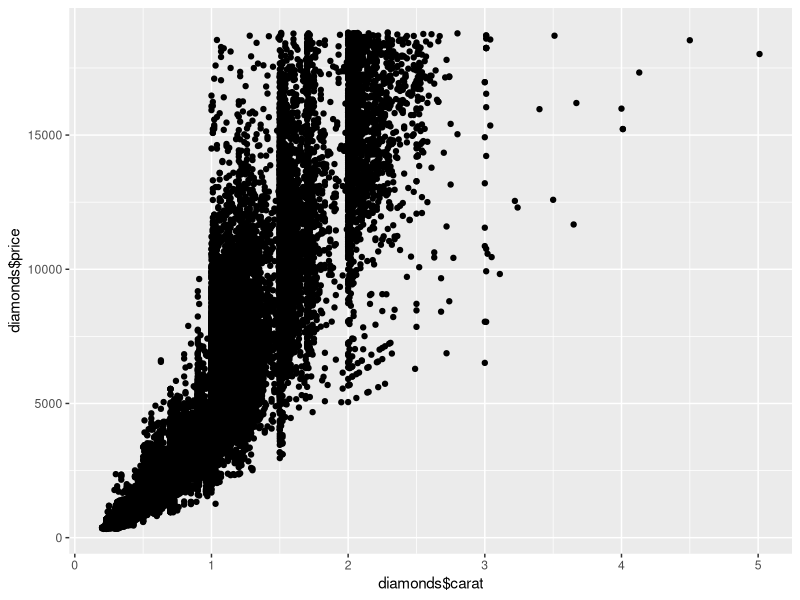
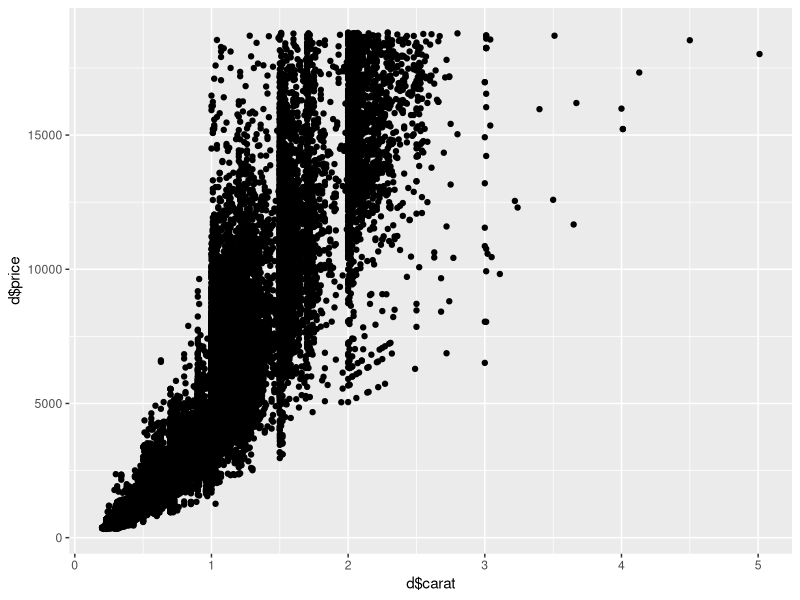
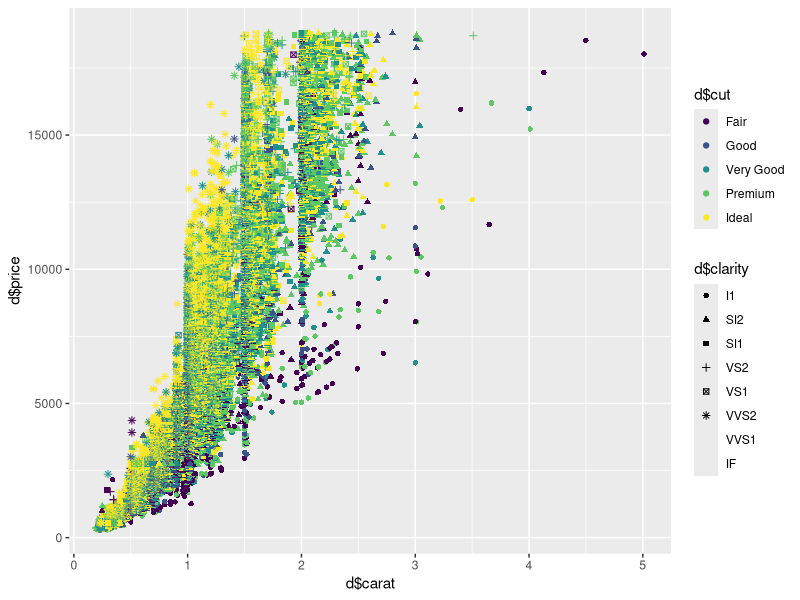
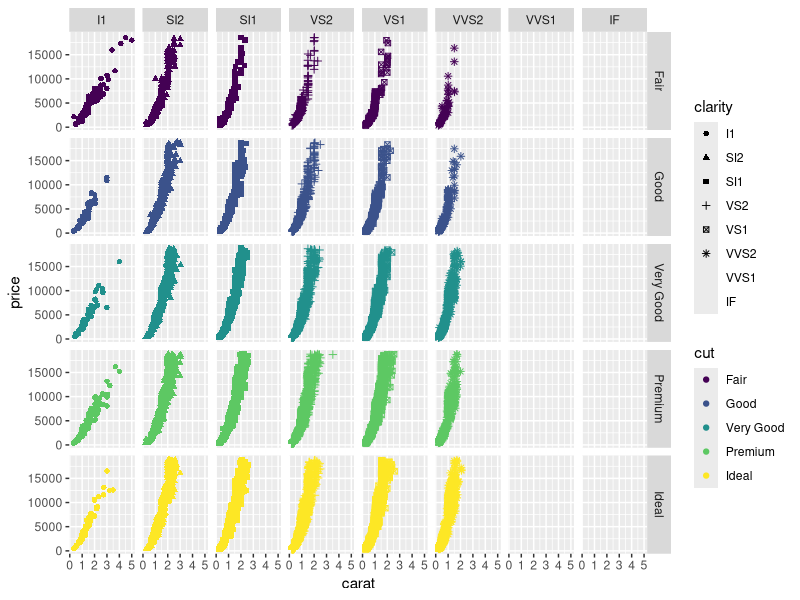
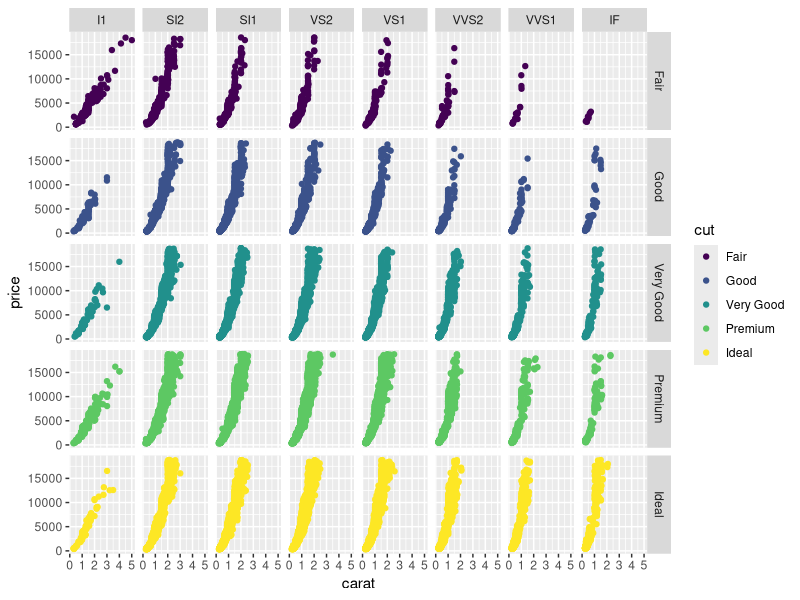
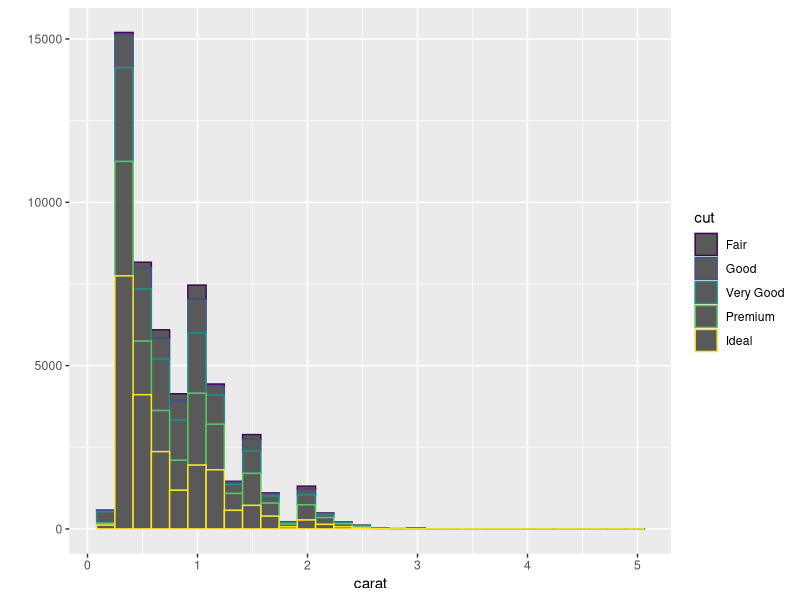
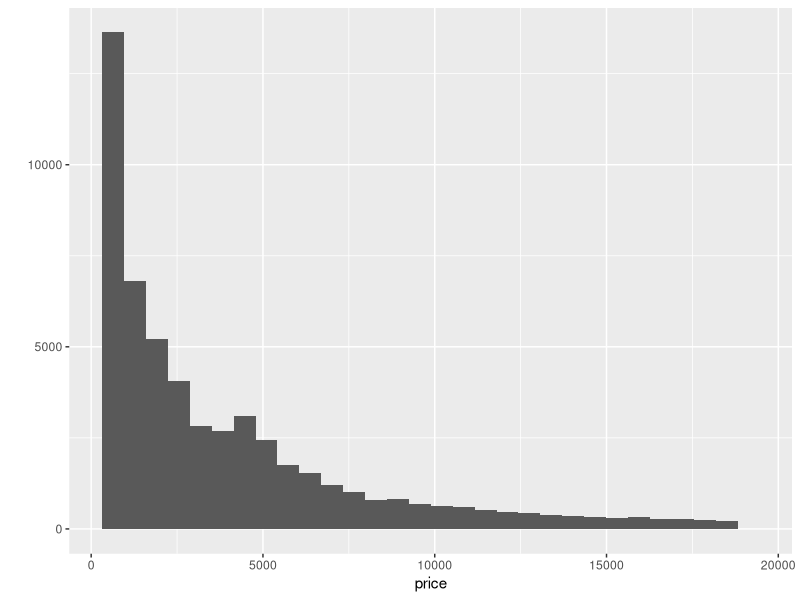
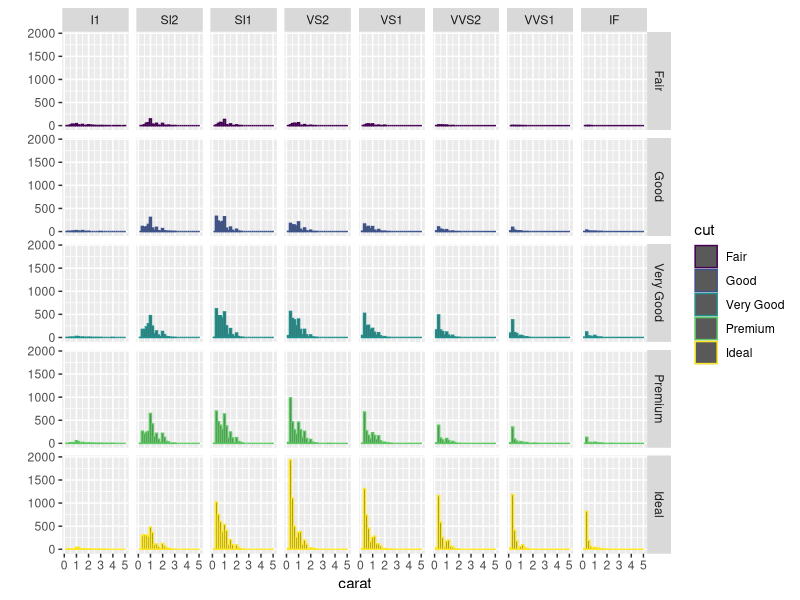

Recreate these plots in R, in order. (Note: this script raises an error after producing the figures.)
## ---- chunk 1
#install.packages("ggplot2")
library(ggplot2)
## ---- chunk 2
head(diamonds)
qplot(diamonds$carat, diamonds$price)
## ---- chunk 3
d = diamonds
head(d)
qplot(d$carat, d$price)
## ---- chunk 4
qplot(d$carat, d$price, color = d$cut, shape = d$clarity)
## ---- chunk 5
qplot(carat, price, color = cut, shape = clarity, facets = cut ~ clarity, data = d)
## ---- chunk 6
qplot(carat, price, color = cut, facets = cut~ clarity, data = d)
## ---- chunk 7
qplot(carat, geom = "histogram", color = cut, data = d)
qplot(price, geom = "histogram", data = d)
## ---- chunk 8
qplot(carat, geom = "histogram", color = cut, facets = cut~ clarity, data = d)
qplot(price, geom = "histogram", color = cut, facets = cut~ clarity, data = d)
## ---- chunk 9
qplot(carat, geom = "histogram", facets = cut~ clarity, data = d)
qplot(carat, geom = "histogram", facets = cut~ clarity, data = d) + theme_bw()
qplot(carat, geom = "histogram", facets = cut~ clarity, data = d) + theme_classic()

## ---- chunk 10
d <- ggplot(diamonds, aes(x=carat, y=price)) # first you set the aesthetic and dataset
d + geom_point() # then you add geoms
d + geom_point(aes(colour = carat)) # and you can keep doing this to add layers to the plot
## ---- chunk 11
ggplot(diamonds, aes(x=carat, y=price)) + geom_point() + geom_point(aes(colour=carat))
## ---- chunk 12
ggplot(diamonds, aes(x=price)) + geom_histogram() + geom_histogram(aes(colour = cut))
## ---- chunk 13
library(tidyr)
library(dplyr)
library(stringr)

sem <- function(x) {sd(x) / sqrt(length(x))}
ci95 <- function(x) {sem(x) * 1.96}
## ---- chunk 14
subinfo <- read.csv("../data/sklar_expt6_subinfo_corrected.csv")
d.a <- read.csv("../data/sklar_expt6a_corrected.csv")
d.b <- read.csv("../data/sklar_expt6b_corrected.csv")
## ---- chunk 15
d.a.tidy = gather(d.a, subjID, RT, X1:X21)
d.b.tidy = gather(d.b, subjID, RT, X22:X42)
## ---- chunk 16
d.tidy = bind_rows(d.a.tidy, d.b.tidy)
d.eventidier = d.tidy %>% mutate(subid = str_sub(subjID, start = 2))
d.eventidier = select(d.eventidier, 1:7, RT, subid)
## ---- chunk 17
d.eventidier$subid = as.factor(d.eventidier$subid)
subinfo$subid = as.factor(subinfo$subid)
d = left_join(d.eventidier, subinfo)
## ---- chunk 18
d$presentation.time <- factor(d$presentation.time)
levels(d$operand) <- c("addition","subtraction")
## ---- chunk 19
d$RT = as.numeric(d$RT)
qplot(RT, data = d)
qplot(RT, presentation.time, data = d)
## ---- chunk 20
qplot(RT, bin = 1, data = d)
## ---- chunk 21
with(d, cor(subjective.test, objective.test))
with(d, qplot(subjective.test, objective.test))
with(d, boxplot(subjective.test, objective.test))
## ---- chunk 22
ds = filter(d, subjective.test ==0, objective.test<0.6)
#ds = filter(ds, is.na(RT) == FALSE) #also removing the NA's becuase they were messing things up
## ---- chunk 23
dev.off()
#qplot(congruent, RT, geom = "boxplot", facets = operand ~ presentation.time, na.rm = TRUE, data = ds) #ummm clearly not the right graph
#ds.sub = ds %>% group_by(subid, congruent)
#ds.sub.sum = summarise(ds.sub, mRT = mean(RT))
#ds %>% group_by(subid, congruent) %>% summarise(bet = mean(Answer_cost, na.rm=TRUE))
#ds.s = ds %>% group_by(subid) %>% mutate(subavg = mean(RT, na.rm = TRUE))

ds.s = ds %>% group_by(subid, congruent, presentation.time, operand) %>% mutate(rtavg = mean(RT, na.rm=TRUE))
#ds.s = ds.s %>% group_by(subid, operand) %>% summarise(rt.diff = identity(rtavg[congruent=="no"] - rtavg[congruent=="yes"]))
#ds.avg = ds.s %>% group_by(subid, operand) %>% do(rt.diff = .$rtavg[.$congruent=="no"] - .$rtavg[.$congruent=="yes"])
#ds.avg = ds.s %>% group_by(subid, operand) %>% mutate(rt.diff = filter(.$congruent =="no")$rtavg[[1]] - filter(.$congruent == "yes")$rtavg[[1]])
ds.avg = ds.s %>% group_by(subid, operand, presentation.time) %>% summarise(rt.diff = (rtavg[congruent =="no"]-rtavg[congruent=="yes"])[[1]])

ds.avg = ds.avg %>% group_by(presentation.time, operand) %>% mutate(sem = sem(rt.diff), n = n())

ds.f = ds.avg %>% group_by(presentation.time, operand) %>% summarise(rt = mean(rt.diff), sem = sem(rt.diff), n=n())

ds.new = ds %>% group_by(subid, congruent, presentation.time, operand) %>% summarise(rtavg = mean(RT, na.rm=TRUE)) %>% spread(congruent, rtavg) %>% mutate(rt.diff = no-yes) %>% group_by(presentation.time, operand) %>% summarise(avg.diff = mean(rt.diff), sem = sem(rt.diff), n=n()) #well, this way of doing things is much more elegant, but ultimately got me the same answer


#ummmm... doesn't look too different by condition... also why is it removing data??
#con_mean = ds %>% filter(congruent == "yes" %>% mean(.$RT)
#inc_mean = mean(filter(ds, congruent == "no")$RT)
## ---- chunk 24
#ggplot(ds.f, aes(x = presentation.time, y=rt)) + geom_bar(stat = "identity")

qplot(x=presentation.time, y=rt, facets = .~operand, data = ds.f, geom="bar", stat="identity", position = "dodge", fill = presentation.time) + geom_errorbar(aes(ymin = rt-sem, ymax = rt+sem), width = 0.2) + xlab("Presentation Time") + ylab("[(avg RT in priming cond) − (avg RT in control cond)] (ms)") + ggtitle("Facilitation effect \nError bars denote SEM.")


#qplot(operand, rt.diff, data = ds.avg)
#qplot(x=operand, y=rt.diff, geom = "bar", stat = "identity", position = "dodge", data = ds.avg)

#ggplot(ds.avg, aes(x = presentation.time, y=rt.diff)) + geom_bar(stat = "identity") + theme_grey()
              
              

## ---- chunk 25

## ---- chunk 26

## ---- chunk 27

